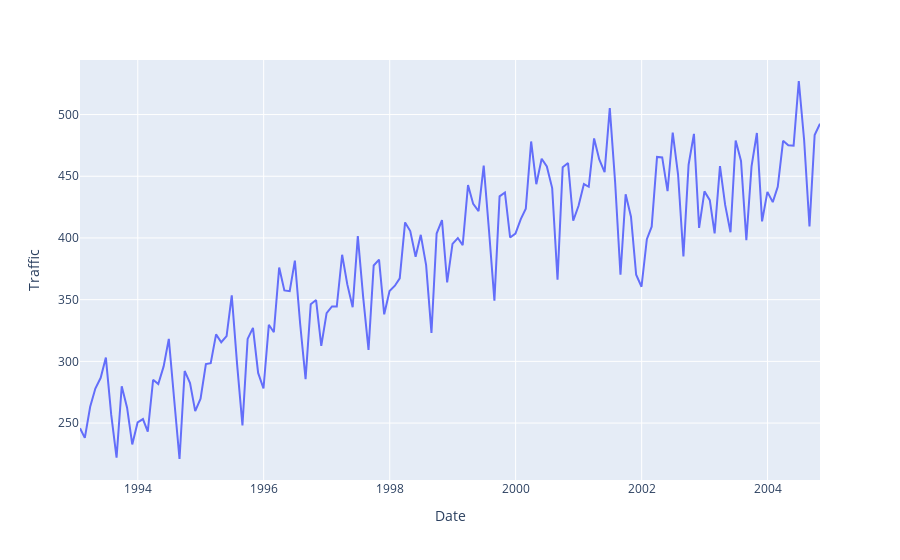

Here is the notebook cell this chart was saved with:
### Code cell
plot_ts(traffic_train, "Traffic")

### Figure 1 — Plotly figure (JSON) as saved in the notebook; plotly's stock layout.template omitted (floating-point values rounded to 4 significant figures; data arrays with more than 128 entries replaced by an {"elided": "..."} marker saying what was removed)
{"data": [{"hovertemplate": "Date=%{x}<br>Traffic=%{y}<extra></extra>", "legendgroup": "", "line": {"color": "#636efa", "dash": "solid"}, "marker": {"symbol": "circle"}, "mode": "lines", "name": "", "orientation": "v", "showlegend": false, "type": "scatter", "x": {"elided": "142 str values"}, "xaxis": "x", "y": {"elided": "142 float values"}, "yaxis": "y"}], "layout": {"legend": {"tracegroupgap": 0}, "margin": {"t": 60}, "xaxis": {"anchor": "y", "domain": [0, 1], "title": {"text": "Date"}}, "yaxis": {"anchor": "x", "domain": [0, 1], "title": {"text": "Traffic"}}}}
